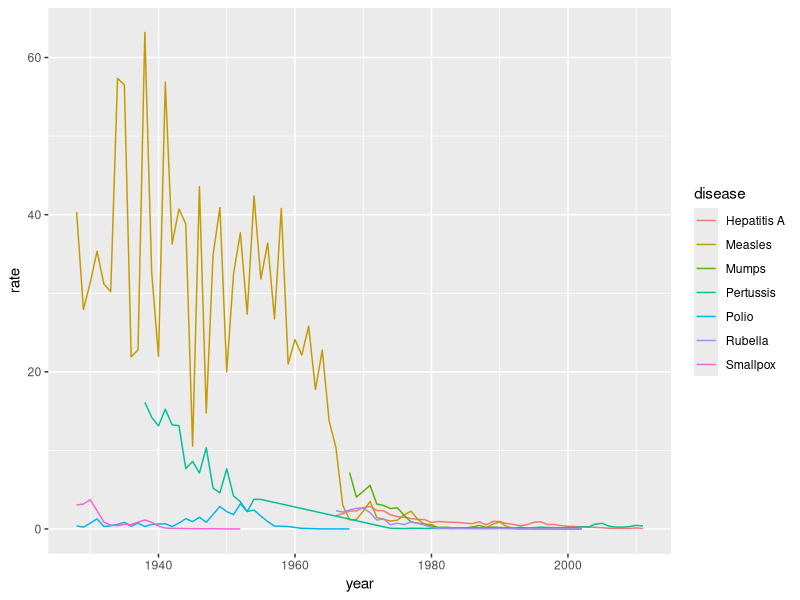

R code for this plot:
## Cargamos las librerías y los datos
library(dplyr)
library(ggplot2)
library(dslabs)
library(RColorBrewer)
data(us_contagious_diseases)

# Graficamos
us_contagious_diseases |>
    filter(!is.na(population)) |> # Eliminamos datos nulos
    group_by(year, disease) |>
    summarize(rate = sum(count) / sum(population) * 10000) |>
    ggplot(aes(year, rate, color = disease)) + # Coloreamos por enfermedades
    geom_line()
